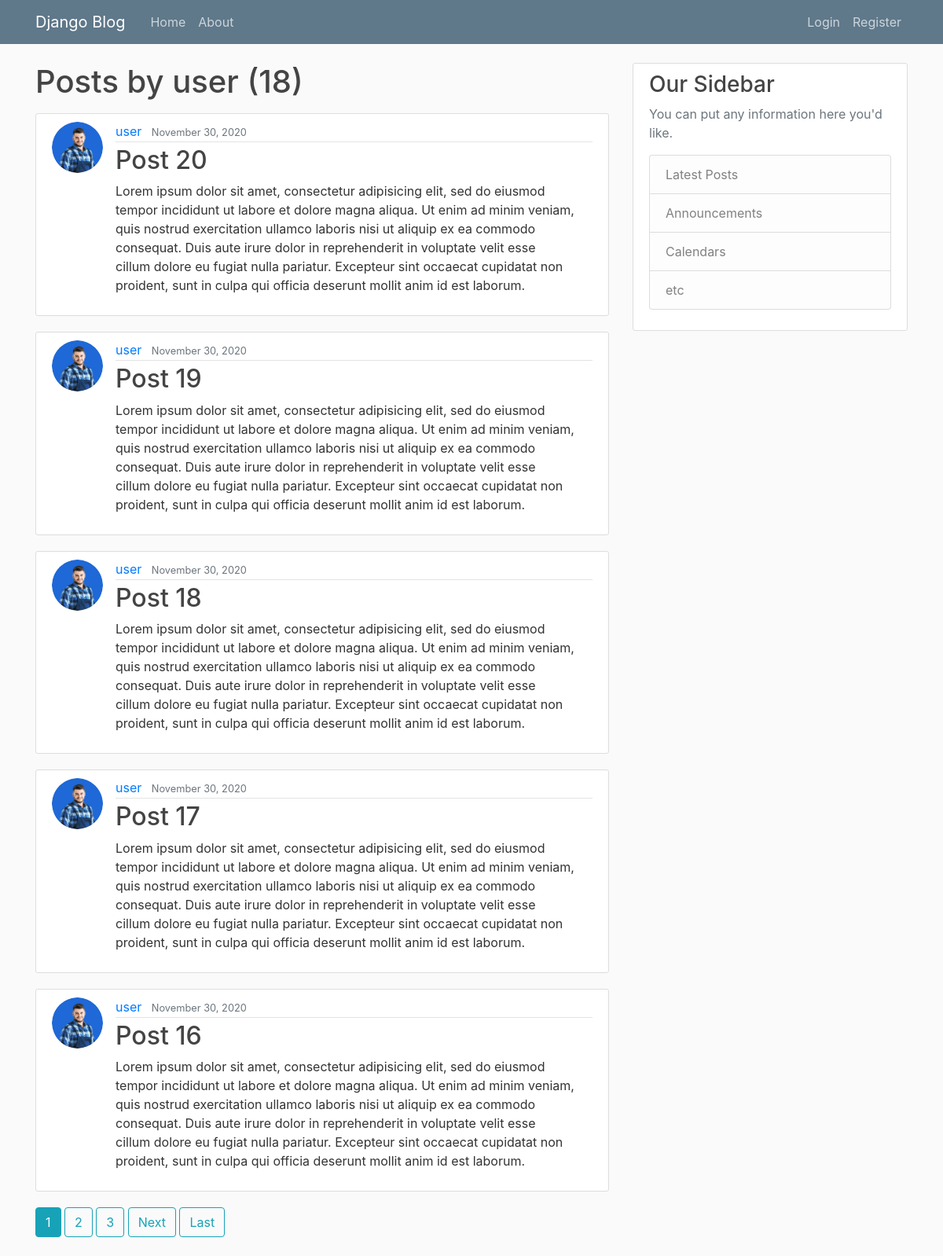
The app's page /user/user with its own data.
### blog/models.py (models this page shows, shortened)
class Post(models.Model):
    title = models.CharField(max_length=100)
    content = models.TextField()
    date_posted = models.DateTimeField(default=timezone.now)
    author = models.ForeignKey(User, on_delete=models.CASCADE)

### users/models.py (models this page shows, shortened)
class Profile(models.Model):
    user = models.OneToOneField(User, on_delete=models.CASCADE)
    image = models.ImageField(default='default.jpg', upload_to='profile_pics')

### blog/views.py (the view)
# urls.py: path('user/<str:username>', UserPostListView.as_view(), name='user-posts'),
class UserPostListView(ListView):
    model = Post
    template_name = 'blog/user_posts.html'
    context_object_name = 'posts'
    paginate_by = 5
    def get_queryset(self):
        user = get_object_or_404(User, username=self.kwargs.get('username'))
        return Post.objects.filter(author=user).order_by('-date_posted')

### blog/templates/blog/user_posts.html (shortened to what this page needs)
{% extends "blog/base.html" %}
{% block content %}
    <h1 class="mb-3">Posts by {{ view.kwargs.username }} ({{ page_obj.paginator.count }})</h1>
    {% for post in posts %}
        <article class="media content-section">
            <img class="rounded-circle article-img" src="{{ post.author.profile.image.url }}">
            <div class="media-body">
                <div class="article-metadata">
                    <a class="mr-2" href="{% url 'user-posts' post.author.username %}">{{ post.author }}</a>
                    <small class="text-muted">{{ post.date_posted|date:"F d, Y" }}</small>
                </div>
                <h2><a class="article-title" href="{% url 'post-detail' post.id %}">{{ post.title }}</a></h2>
                <p class="article-content">{{ post.content }}</p>
            </div>
        </article>
    {% endfor %}
    {% if is_paginated %}
        {% for num in page_obj.paginator.page_range %}
            {% if page_obj.number == num %}
                <a class="btn btn-info mb-4" href="?page={{ num }}">{{ num }}</a>
            {% elif num > page_obj.number|add:'-3' and num < page_obj.number|add:'3' %}
                <a class="btn btn-outline-info mb-4" href="?page={{ num }}">{{ num }}</a>
            {% endif %}
        {% endfor %}
        {% if page_obj.has_next %}
            <a class="btn btn-outline-info mb-4" href="?page={{ page_obj.next_page_number }}">Next</a>
            <a class="btn btn-outline-info mb-4" href="?page={{ page_obj.paginator.num_pages }}">Last</a>
        {% endif %}
    {% endif %}
{% endblock content %}

### blog/static/blog/main.css (style rules this page uses)
body { background: #fafafa; color: #333333; margin-top: 5rem; }
h1, h2, h3, h4, h5, h6 { color: #444444; }
.content-section { background: #ffffff; padding: 10px 20px; border: 1px solid #dddddd; border-radius: 3px; margin-bottom: 20px; }
.article-title { color: #444444; }
.article-content { white-space: pre-line; }
.article-img { height: 65px; width: 65px; margin-right: 16px; }
.article-metadata { padding-bottom: 1px; margin-bottom: 4px; border-bottom: 1px solid #e3e3e3 }

### records on screen
Post: author.profile.image (picture), author "user", date_posted "November 30, 2020", title "Post 20", content "Lorem ipsum dolor sit amet, consectetur adipisicing elit, sed do eiusmod tempor incididunt ut labore et dolore magna aliqua. Ut enim ad minim veniam, quis nostrud exercitation ullamco laboris nisi ut aliquip ex ea commodo consequat. Duis aute irure dolor in reprehenderit in voluptate velit esse cillum dolore eu fugiat nulla pariatur. Excepteur sint occaecat cupidatat non proident, sunt in culpa qui officia deserunt mollit anim id est laborum."
Post: author.profile.image (picture), author "user", date_posted "November 30, 2020", title "Post 19", content "Lorem ipsum dolor sit amet, consectetur adipisicing elit, sed do eiusmod tempor incididunt ut labore et dolore magna aliqua. Ut enim ad minim veniam, quis nostrud exercitation ullamco laboris nisi ut aliquip ex ea commodo consequat. Duis aute irure dolor in reprehenderit in voluptate velit esse cillum dolore eu fugiat nulla pariatur. Excepteur sint occaecat cupidatat non proident, sunt in culpa qui officia deserunt mollit anim id est laborum."
Post: author.profile.image (picture), author "user", date_posted "November 30, 2020", title "Post 18", content "Lorem ipsum dolor sit amet, consectetur adipisicing elit, sed do eiusmod tempor incididunt ut labore et dolore magna aliqua. Ut enim ad minim veniam, quis nostrud exercitation ullamco laboris nisi ut aliquip ex ea commodo consequat. Duis aute irure dolor in reprehenderit in voluptate velit esse cillum dolore eu fugiat nulla pariatur. Excepteur sint occaecat cupidatat non proident, sunt in culpa qui officia deserunt mollit anim id est laborum."
Post: author.profile.image (picture), author "user", date_posted "November 30, 2020", title "Post 17", content "Lorem ipsum dolor sit amet, consectetur adipisicing elit, sed do eiusmod tempor incididunt ut labore et dolore magna aliqua. Ut enim ad minim veniam, quis nostrud exercitation ullamco laboris nisi ut aliquip ex ea commodo consequat. Duis aute irure dolor in reprehenderit in voluptate velit esse cillum dolore eu fugiat nulla pariatur. Excepteur sint occaecat cupidatat non proident, sunt in culpa qui officia deserunt mollit anim id est laborum."
Post: author.profile.image (picture), author "user", date_posted "November 30, 2020", title "Post 16", content "Lorem ipsum dolor sit amet, consectetur adipisicing elit, sed do eiusmod tempor incididunt ut labore et dolore magna aliqua. Ut enim ad minim veniam, quis nostrud exercitation ullamco laboris nisi ut aliquip ex ea commodo consequat. Duis aute irure dolor in reprehenderit in voluptate velit esse cillum dolore eu fugiat nulla pariatur. Excepteur sint occaecat cupidatat non proident, sunt in culpa qui officia deserunt mollit anim id est laborum."

### other values on screen
{{ view.kwargs.username }} "user"
{{ page_obj.paginator.count }} "18"
{{ num }} "1"
{{ num }} "2" "3"
